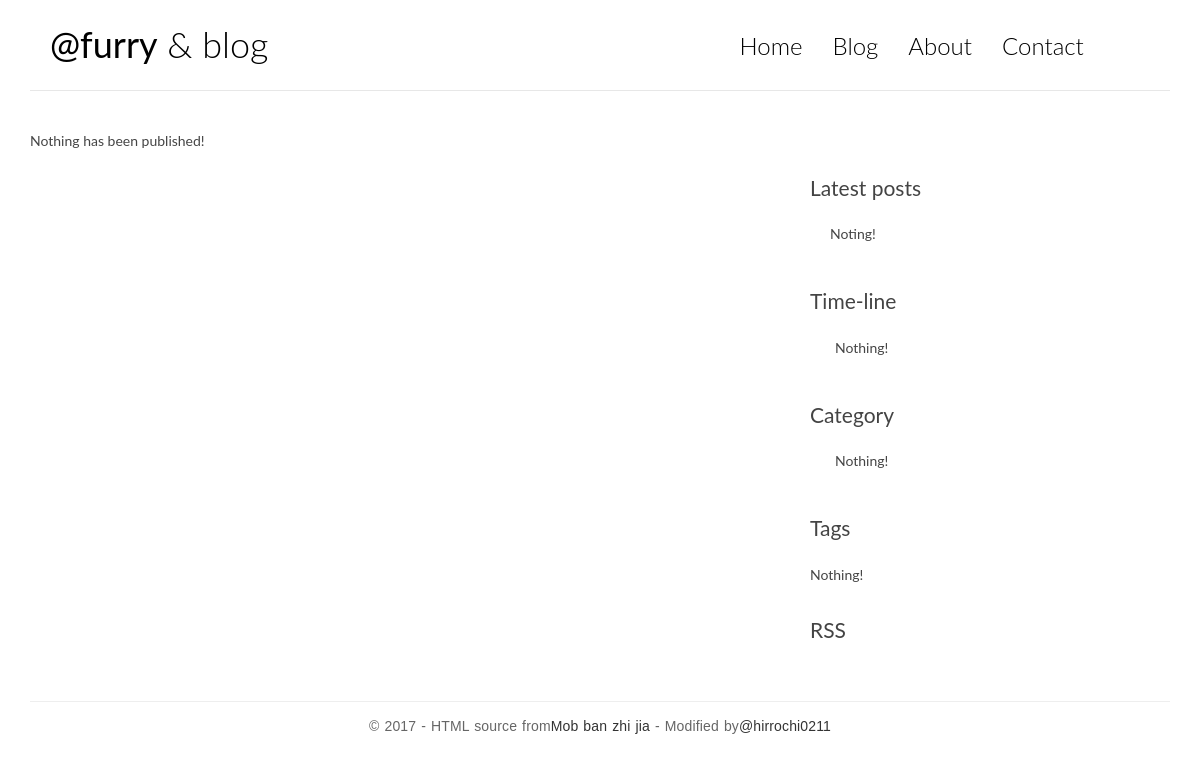
/, run on an earlier commit of the app's database.
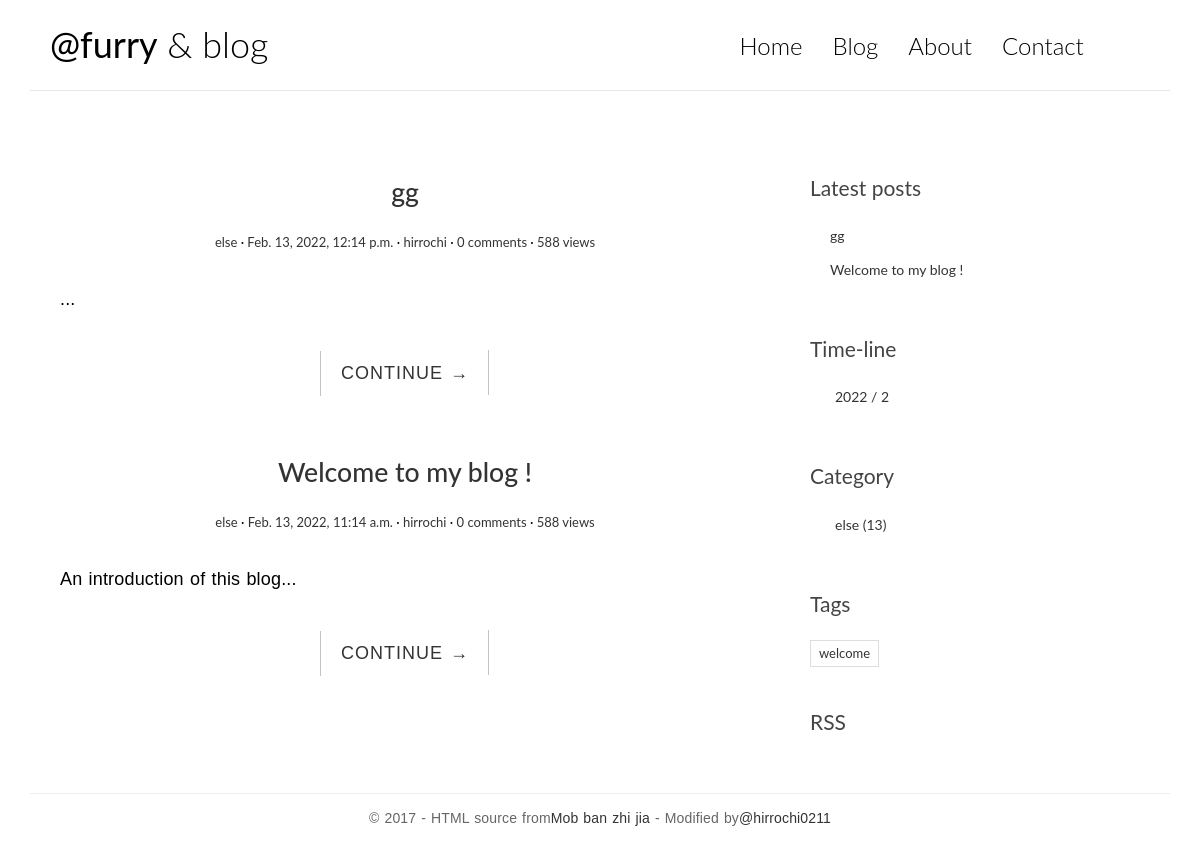
And on a later commit of the database.
### blog/models.py (models this page shows, shortened)
class Post(models.Model):
    title = models.CharField(max_length=30)
    body = models.TextField()
    created_time = models.DateTimeField(default=timezone.now)
    modified_time = models.DateTimeField()
    excerpt = models.CharField(max_length=200, blank=True)
    category = models.ForeignKey(Category, on_delete=models.CASCADE)
    tags = models.ManyToManyField(Tag, blank=True)
    author = models.ForeignKey(User, on_delete=models.CASCADE)
    def get_absolute_url(self):
        return reverse('blog:detail', kwargs={'pk': self.pk})
    class Meta:
        ordering = ['-created_time']

class Category(models.Model):
    name = models.CharField(max_length=25)

class Tag(models.Model):
    name = models.CharField(max_length=10)

### blog/views.py (the view)
# urls.py: path('', views.index, name='index'),
def index(request):
    post_list = Post.objects.all()
    return render(request, 'blog/index.html', context={
        'post_list': post_list,
    })

### blog/templatetags/blog_extras.py (called while the page is built)
@register.inclusion_tag('blog/inclusions/_recent_posts.html', takes_context=True)
def show_recent_posts(context, num=5):
    return {
        'recent_post_list': Post.objects.all().order_by('-created_time')[:num]
    }

@register.inclusion_tag('blog/inclusions/_archives.html', takes_context=True)
def show_archives(context):
    return {
        'date_list': Post.objects.dates('created_time', 'month', order='DESC')
    }

@register.inclusion_tag('blog/inclusions/_categories.html', takes_context=True)
def show_categories(context):
    return {
        'category_list': Category.objects.all(),
    }

@register.inclusion_tag('blog/inclusions/_tags.html', takes_context=True)
def show_tags(context):
    return {
        'tag_list': Tag.objects.all(),
    }

### templates/blog/index.html
{% extends 'base.html' %}
{% block main %}
                    {% for post in post_list %}
                <article class="post post-{{ post.pk }}">
                    <header class="entry-header">
                        <h1 class="entry-title">
                            <a href="{{ post.get_absolute_url }}">{{ post.title }}</a>
                        </h1>
                        <div class="entry-meta">
                            <span class="post-category"><a href="#">{{ post.category.name }}</a></span>
                            <span class="post-date"><a href="#"><time class="entry-date"
                                                                      datetime="2012-11-09T23:15:57+00:00">{{ post.created_time }}</time></a></span>
                            <span class="post-author"><a href="#">{{ post.author }}</a></span>
                            <span class="comments-link"><a href="#">{{ post.comment_set.count }} comments</a></span>
                            <span class="views-count"><a href="#">588 views</a></span>
                        </div>
                    </header>
                    <div class="entry-content clearfix">
                        <p>{{ post.excerpt }}...</p>
                        <div class="read-more cl-effect-14">
                            <a href="{{ post.get_absolute_url }}" class="more-link">CONTINUE <span class="meta-nav">→</span></a>
                        </div>
                    </div>
                </article>
                {% empty %}
                    <div class="no-post">Nothing has been published!</div>
                {% endfor %}
{% endblock main %}

### templates/blog/inclusions/_recent_posts.html
<div class="widget widget-recent-posts">
  <h3 class="widget-title">Latest posts</h3>
  <ul>
    {% for post in recent_post_list %}
      <li>
        <a href="{{ post.get_absolute_url }}">{{ post.title }}</a>
      </li>
    {% empty %}
      Noting!
    {% endfor %}
  </ul>
</div>

### templates/blog/inclusions/_categories.html
<div class="widget widget-category">
  <h3 class="widget-title">Category</h3>
  <ul>
    {% for category in category_list %}
      <li>
        <a href="{% url 'blog:category' category.pk %}">{{ category.name }} <span class="post-count">(13)</span></a>
      </li>
    {% empty %}
      Nothing!
    {% endfor %}
  </ul>
</div>

### templates/blog/inclusions/_tags.html
<div class="widget widget-tag-cloud">
  <h3 class="widget-title">Tags</h3>
  <ul>
    {% for tag in tag_list %}
      <li>
        <a href="{% url 'blog:tag' tag.pk %}">{{ tag.name }}</a>
      </li>
    {% empty %}
      Nothing!
    {% endfor %}
  </ul>
</div>

What changed in the data, as far as the page shows it:
added Post: title "gg", category.name "else", created_time "Feb. 13, 2022, 12:14 p.m.", author "hirrochi", comment_set.count "0"
added Post: title "Welcome to my blog !", category.name "else", created_time "Feb. 13, 2022, 11:14 a.m.", author "hirrochi", comment_set.count "0", excerpt "An introduction of this blog"
added Category: name "else"
added Tag: name "welcome"
Also different on the page:
new list line: "2022 / 2"
text no longer shown: "Nothing has been published! Noting! Nothing! Nothing! Nothing!"
